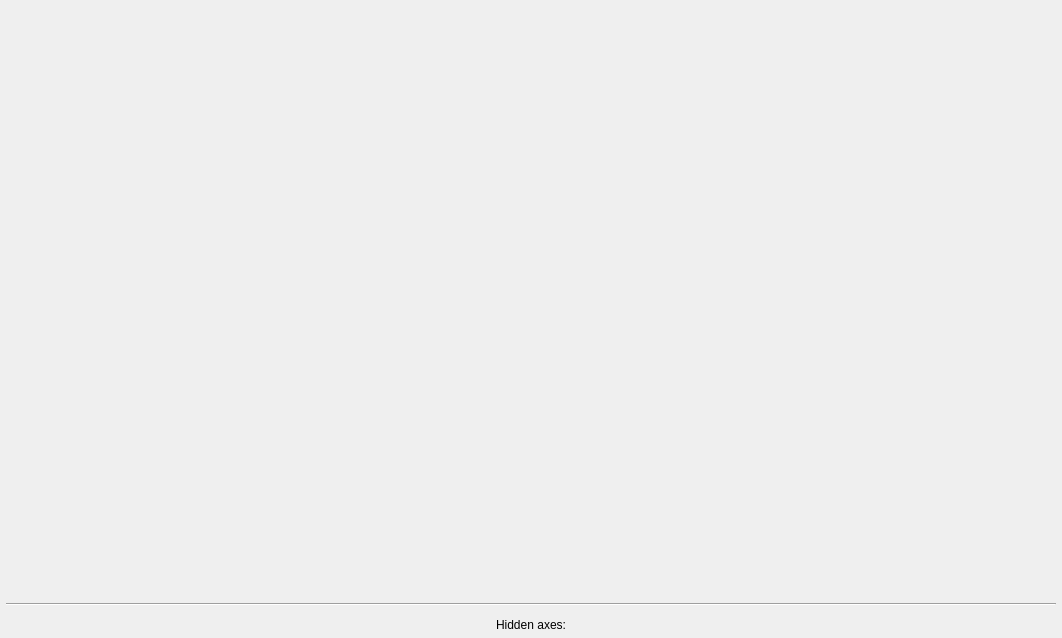
<?xml version="1.0" encoding="UTF-8"?>
<ui version="4.0">
 <class>AxesConfig</class>
 <widget class="QWidget" name="AxesConfig">
  <property name="geometry">
   <rect>
    <x>0</x>
    <y>0</y>
    <width>1062</width>
    <height>638</height>
   </rect>
  </property>
  <property name="windowTitle">
   <string>Form</string>
  </property>
  <layout class="QVBoxLayout" name="verticalLayout">
   <property name="spacing">
    <number>12</number>
   </property>
   <property name="leftMargin">
    <number>6</number>
   </property>
   <property name="topMargin">
    <number>6</number>
   </property>
   <property name="rightMargin">
    <number>6</number>
   </property>
   <property name="bottomMargin">
    <number>6</number>
   </property>
   <item>
    <widget class="QScrollArea" name="scrollArea">
     <property name="frameShape">
      <enum>QFrame::NoFrame</enum>
     </property>
     <property name="widgetResizable">
      <bool>true</bool>
     </property>
     <widget class="QWidget" name="scrollAreaWidgetContents">
      <property name="geometry">
       <rect>
        <x>0</x>
        <y>0</y>
        <width>1062</width>
        <height>620</height>
       </rect>
      </property>
      <layout class="QVBoxLayout" name="layoutV_Axes">
       <property name="spacing">
        <number>10</number>
       </property>
       <property name="leftMargin">
        <number>0</number>
       </property>
       <property name="topMargin">
        <number>0</number>
       </property>
       <property name="rightMargin">
        <number>0</number>
       </property>
       <property name="bottomMargin">
        <number>0</number>
       </property>
      </layout>
     </widget>
    </widget>
   </item>
   <item>
    <widget class="Line" name="line">
     <property name="orientation">
      <enum>Qt::Horizontal</enum>
     </property>
    </widget>
   </item>
   <item>
    <layout class="QHBoxLayout" name="layoutH_HiddenAxes">
     <property name="topMargin">
      <number>0</number>
     </property>
     <item>
      <widget class="QLabel" name="label">
       <property name="text">
        <string>Hidden axes:</string>
       </property>
       <property name="alignment">
        <set>Qt::AlignCenter</set>
       </property>
      </widget>
     </item>
    </layout>
   </item>
  </layout>
 </widget>
 <resources/>
 <connections/>
</ui>
